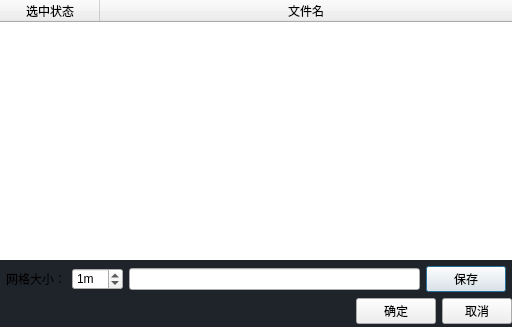
<?xml version="1.0" encoding="UTF-8"?>
<ui version="4.0">
 <class>Dialog</class>
 <widget class="QDialog" name="Dialog">
  <property name="geometry">
   <rect>
    <x>0</x>
    <y>0</y>
    <width>512</width>
    <height>327</height>
   </rect>
  </property>
  <property name="windowTitle">
   <string>DSM</string>
  </property>
  <property name="styleSheet">
   <string notr="true">QDialog{
	background-color:#1f232a;
}



</string>
  </property>
  <layout class="QVBoxLayout" name="verticalLayout_2">
   <property name="spacing">
    <number>0</number>
   </property>
   <property name="leftMargin">
    <number>0</number>
   </property>
   <property name="topMargin">
    <number>0</number>
   </property>
   <property name="rightMargin">
    <number>0</number>
   </property>
   <property name="bottomMargin">
    <number>0</number>
   </property>
   <item>
    <layout class="QVBoxLayout" name="verticalLayout">
     <property name="spacing">
      <number>6</number>
     </property>
     <item>
      <widget class="QTreeWidget" name="file_tree_widget">
       <property name="styleSheet">
        <string notr="true">QTreeWidget {
                        border: 0.2px solid white; /* 设置描边 */
                        border-radius: 5px; /* 设置圆角 */
                    }

                    QTreeWidget::item {
                        padding: 5px;
            
                    }</string>
       </property>
       <column>
        <property name="text">
         <string>选中状态</string>
        </property>
        <property name="textAlignment">
         <set>AlignCenter</set>
        </property>
       </column>
       <column>
        <property name="text">
         <string>文件名</string>
        </property>
        <property name="textAlignment">
         <set>AlignCenter</set>
        </property>
       </column>
      </widget>
     </item>
     <item>
      <layout class="QHBoxLayout" name="horizontalLayout_3">
       <property name="leftMargin">
        <number>6</number>
       </property>
       <property name="rightMargin">
        <number>6</number>
       </property>
       <item>
        <widget class="QLabel" name="label_2">
         <property name="text">
          <string>网格大小：</string>
         </property>
        </widget>
       </item>
       <item>
        <widget class="QSpinBox" name="grid_size">
         <property name="suffix">
          <string>m</string>
         </property>
         <property name="maximum">
          <number>50</number>
         </property>
         <property name="value">
          <number>1</number>
         </property>
        </widget>
       </item>
       <item>
        <widget class="QLineEdit" name="file_path"/>
       </item>
       <item>
        <widget class="QPushButton" name="select_file_save">
         <property name="text">
          <string>保存</string>
         </property>
        </widget>
       </item>
      </layout>
     </item>
     <item>
      <layout class="QHBoxLayout" name="horizontalLayout_2">
       <property name="topMargin">
        <number>0</number>
       </property>
       <property name="bottomMargin">
        <number>3</number>
       </property>
       <item>
        <spacer name="horizontalSpacer">
         <property name="orientation">
          <enum>Qt::Orientation::Horizontal</enum>
         </property>
         <property name="sizeHint" stdset="0">
          <size>
           <width>40</width>
           <height>20</height>
          </size>
         </property>
        </spacer>
       </item>
       <item>
        <spacer name="horizontalSpacer_2">
         <property name="orientation">
          <enum>Qt::Orientation::Horizontal</enum>
         </property>
         <property name="sizeHint" stdset="0">
          <size>
           <width>40</width>
           <height>20</height>
          </size>
         </property>
        </spacer>
       </item>
       <item>
        <widget class="QPushButton" name="accept">
         <property name="styleSheet">
          <string notr="true"/>
         </property>
         <property name="text">
          <string>确定</string>
         </property>
        </widget>
       </item>
       <item>
        <widget class="QPushButton" name="reject">
         <property name="maximumSize">
          <size>
           <width>70</width>
           <height>16777215</height>
          </size>
         </property>
         <property name="text">
          <string>取消</string>
         </property>
        </widget>
       </item>
      </layout>
     </item>
    </layout>
   </item>
  </layout>
 </widget>
 <resources>
  <include location="../assets/icons/icon.qrc"/>
 </resources>
 <connections>
  <connection>
   <sender>reject</sender>
   <signal>clicked()</signal>
   <receiver>Dialog</receiver>
   <slot>reject()</slot>
   <hints>
    <hint type="sourcelabel">
     <x>411</x>
     <y>306</y>
    </hint>
    <hint type="destinationlabel">
     <x>276</x>
     <y>-26</y>
    </hint>
   </hints>
  </connection>
  <connection>
   <sender>accept</sender>
   <signal>clicked()</signal>
   <receiver>Dialog</receiver>
   <slot>accept()</slot>
   <hints>
    <hint type="sourcelabel">
     <x>332</x>
     <y>306</y>
    </hint>
    <hint type="destinationlabel">
     <x>336</x>
     <y>-33</y>
    </hint>
   </hints>
  </connection>
 </connections>
</ui>
